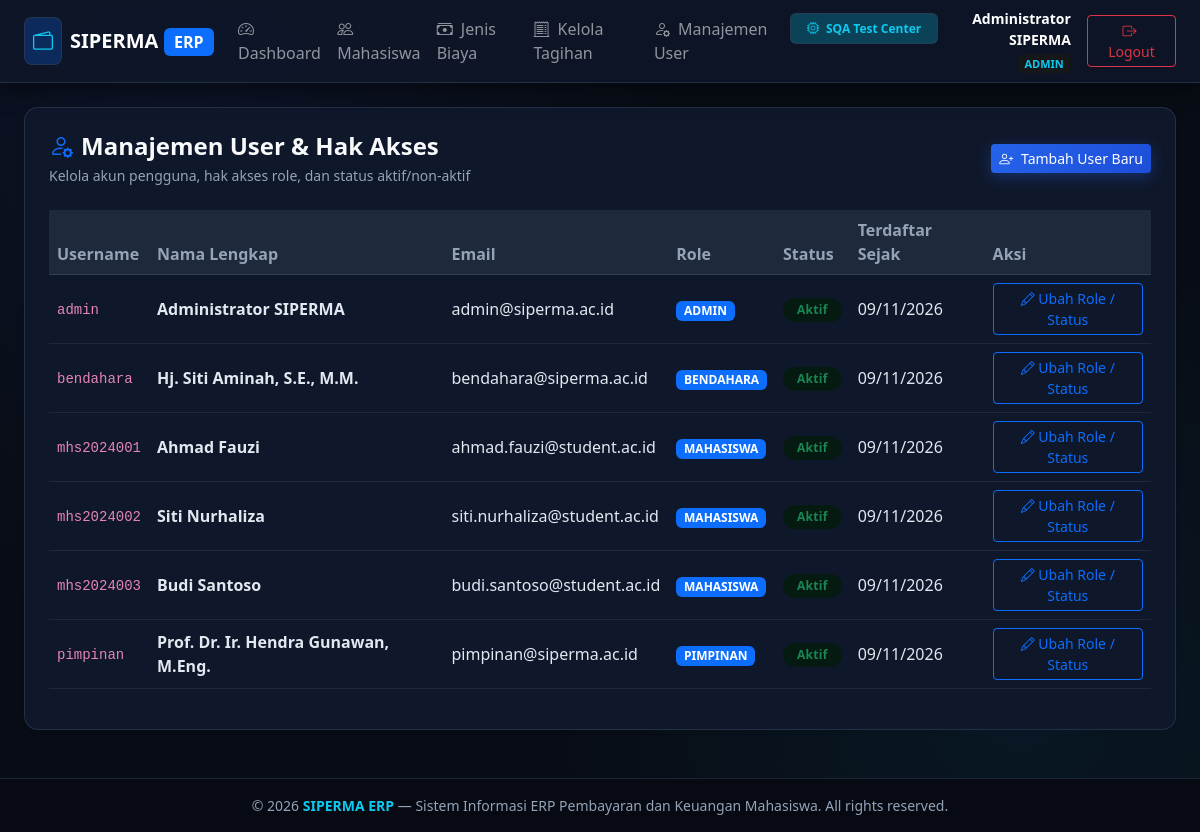
Page /admin/users (signed in) on the committed database.
### tables this page shows
CREATE TABLE users (
    id INTEGER PRIMARY KEY AUTOINCREMENT,
    username VARCHAR(50) UNIQUE NOT NULL,
    password VARCHAR(255) NOT NULL,
    name VARCHAR(100) NOT NULL,
    email VARCHAR(100) UNIQUE NOT NULL,
    role VARCHAR(20) NOT NULL CHECK(role IN ('admin', 'bendahara', 'mahasiswa', 'pimpinan')),
    status VARCHAR(20) DEFAULT 'active' CHECK(status IN ('active', 'inactive')),
    created_at DATETIME DEFAULT CURRENT_TIMESTAMP
);

### src/Views/admin/users.php (the view, shortened to what this page needs)
<?php $pageTitle = 'Manajemen User'; require_once __DIR__ . '/../layouts/header.php'; ?>
<div class="card card-custom bg-white p-3 p-md-4 shadow-sm mb-4">
    <div class="page-header-responsive mb-4">
        <div>
            <h4 class="fw-bold text-light mb-1"><i class="bi bi-person-gear me-2 text-primary"></i>Manajemen User & Hak Akses</h4>
            <p class="text-muted small mb-0">Kelola akun pengguna, hak akses role, dan status aktif/non-aktif</p>
        </div>
        <div class="page-actions-responsive">
            <button type="button" class="btn btn-primary btn-sm" data-bs-toggle="modal" data-bs-target="#modalTambahUser">
                <i class="bi bi-person-plus me-1"></i> Tambah User Baru
            </button>
        </div>
    </div>
    <div class="table-responsive">
        <table class="table table-hover table-custom align-middle">
            <thead>
                <tr>
                    <th>Username</th>
                    <th>Nama Lengkap</th>
                    <th>Email</th>
                    <th>Role</th>
                    <th>Status</th>
                    <th>Terdaftar Sejak</th>
                    <th>Aksi</th>
                </tr>
            </thead>
            <tbody>
                <?php if (empty($userList)): ?>
                <tr><td colspan="7" class="text-center text-muted py-4">Belum ada user</td></tr>
                <?php else: foreach ($userList as $u): ?>
                <tr>
                    <td><code><?= htmlspecialchars($u['username']) ?></code></td>
                    <td><strong><?= htmlspecialchars($u['name']) ?></strong></td>
                    <td><?= htmlspecialchars($u['email']) ?></td>
                    <td>
                        <span class="badge bg-primary text-uppercase"><?= htmlspecialchars($u['role']) ?></span>
                    </td>
                    <td>
                        <?php if ($u['status'] === 'active'): ?>
                            <span class="badge bg-success-subtle text-success badge-status">Aktif</span>
                        <?php else: ?>
                            <span class="badge bg-secondary-subtle text-secondary badge-status">Non-Aktif</span>
                        <?php endif; ?>
                    </td>
                    <td><?= date('d/m/Y', strtotime($u['created_at'])) ?></td>
                    <td>
                        <button type="button" class="btn btn-sm btn-outline-primary" data-bs-toggle="modal" data-bs-target="#modalEditUser<?= $u['id'] ?>">
                            <i class="bi bi-pencil"></i> Ubah Role / Status
                        </button>
                    </td>
                </tr>
                <?php endforeach; endif; ?>
            </tbody>
        </table>
    </div>
</div>
<?php require_once __DIR__ . '/../layouts/footer.php'; ?>

### src/Views/layouts/header.php (shortened to what this page needs)
<?php
$currentUser = $_SESSION['user'] ?? null;
$role = $currentUser['role'] ?? 'guest';
?>
<!DOCTYPE html>
<html lang="id" data-bs-theme="dark">
<head>
    <link href="https://cdn.jsdelivr.net/npm/bootstrap@5.3.3/dist/css/bootstrap.min.css" rel="stylesheet">
    <link rel="stylesheet" href="https://cdn.jsdelivr.net/npm/bootstrap-icons@1.11.3/font/bootstrap-icons.min.css">
</head>
<body>
<?php if ($currentUser): ?>
<nav class="navbar navbar-expand-lg navbar-dark navbar-custom sticky-top">
    <div class="container-fluid px-3 px-md-4">
        <a class="navbar-brand fw-bold d-flex align-items-center gap-2" href="/dashboard">
            <span class="d-inline-flex p-1 p-sm-2 rounded-3 bg-primary bg-opacity-25 text-info border border-info border-opacity-25">
                <i class="bi bi-wallet2 fs-5"></i>
            </span>
            <span class="fs-5 tracking-wide">SIPERMA <span class="badge bg-primary text-white fs-6">ERP</span></span>
        </a>
        <div class="collapse navbar-collapse" id="navMenu">
            <ul class="navbar-nav me-auto mb-2 mb-lg-0">
                <li class="nav-item">
                    <a class="nav-link" href="/dashboard"><i class="bi bi-speedometer2 me-1"></i> Dashboard</a>
                </li>
                <?php if ($role === 'admin'): ?>
                <li class="nav-item"><a class="nav-link" href="/admin/mahasiswa"><i class="bi bi-people me-1"></i> Mahasiswa</a></li>
                <li class="nav-item"><a class="nav-link" href="/admin/biaya"><i class="bi bi-cash-stack me-1"></i> Jenis Biaya</a></li>
                <li class="nav-item"><a class="nav-link" href="/admin/tagihan"><i class="bi bi-receipt-cutoff me-1"></i> Kelola Tagihan</a></li>
                <li class="nav-item"><a class="nav-link" href="/admin/users"><i class="bi bi-person-gear me-1"></i> Manajemen User</a></li>
                <?php endif; ?>
                <li class="nav-item ms-lg-2">
                    <a class="nav-link badge bg-info bg-opacity-25 text-info border border-info border-opacity-50 mt-1 px-3 py-2" href="/testing">
                        <i class="bi bi-cpu me-1"></i> <strong>SQA Test Center</strong>
                    </a>
                </li>
            </ul>
            <div class="d-flex align-items-center gap-3">
                <div class="text-end d-none d-md-block">
                    <div class="fw-semibold text-white small"><?= htmlspecialchars($currentUser['name'] ?? 'User') ?></div>
                    <span class="badge bg-secondary-subtle text-info text-uppercase" style="font-size: 11px;"><?= htmlspecialchars($currentUser['role'] ?? '') ?></span>
                </div>
                <a href="/logout" class="btn btn-outline-danger btn-sm px-3"><i class="bi bi-box-arrow-right me-1"></i> Logout</a>
            </div>
        </div>
    </div>
</nav>
<?php endif; ?>
<main class="py-3 py-md-4 flex-grow-1">
    <div class="container-fluid px-3 px-md-4">

### src/Views/layouts/header.php (style rules this page uses)
:root { --bg-dark: #07090e; --bg-surface: #0f172a; --bg-card: #131b2e; --border-color: #1e293b; --primary-accent: #3b82f6; --text-primary: #f8fafc; --text-muted: #94a3b8; }
*, *::before, *::after { box-sizing: border-box; }
html, body { overflow-x: hidden; max-width: 100vw; width: 100%; }
body { font-family: 'Segoe UI', system-ui, -apple-system, sans-serif; background: #080c14; background-image: radial-gradient(circle at 15% 15%, rgba(30, 58, 138, 0.15) 0%, transparent 40%), radial-gradient(circle at 85% 85%, rgba(14, 165, 233, 0.08) 0%, transparent 40%); background-attachment: fixed; color: #f1f5f9; min-height: 100vh; display: flex; flex-direction: column; }
.navbar-custom { background: rgba(15, 23, 42, 0.85); backdrop-filter: blur(12px); border-bottom: 1px solid rgba(51, 65, 85, 0.6); box-shadow: 0 4px 20px rgba(0,0,0,0.5); }
.card-custom { background-color: #0f172a; border: 1px solid rgba(51, 65, 85, 0.6); border-radius: 14px; box-shadow: 0 8px 30px rgba(0,0,0,0.4); color: #f1f5f9; transition: all 0.25s ease; }
.btn-primary { background: linear-gradient(135deg, #2563eb 0%, #1d4ed8 100%); border: none; box-shadow: 0 4px 15px rgba(37, 99, 235, 0.35); transition: all 0.2s ease; }
.table-custom { color: #f1f5f9 !important; }
.table-custom th { background-color: #1e293b !important; color: #94a3b8 !important; border-color: #334155 !important; font-weight: 600; }
.table-custom td { background-color: transparent !important; border-color: #1e293b !important; color: #e2e8f0 !important; }
.badge-status { padding: 6px 14px; border-radius: 20px; font-weight: 600; font-size: 12px; letter-spacing: 0.3px; }
.border-top, .border-bottom, .border { border-color: rgba(51, 65, 85, 0.6) !important; }
.bg-white { background-color: #0f172a !important; color: #f8fafc !important; }
.text-muted { color: #94a3b8 !important; }
.page-header-responsive { display: flex; flex-direction: column; gap: 12px; margin-bottom: 1.5rem; }
@media (min-width: 768px) { .page-header-responsive { flex-direction: row; justify-content: space-between; align-items: center; gap: 1rem; } }
.page-actions-responsive { display: flex; flex-wrap: wrap; gap: 8px; width: 100%; }
@media (min-width: 768px) { .page-actions-responsive { width: auto; } }
.page-actions-responsive .btn { flex: 1 1 auto; text-align: center; white-space: nowrap; }
@media (min-width: 768px) { .page-actions-responsive .btn { flex: 0 0 auto; } }

### rows in the picture
users: name "Administrator SIPERMA", role "ADMIN", username "admin", email "admin@siperma.ac.id", status "Aktif", created_at "09/11/2026"
users: username "bendahara", name "Hj. Siti Aminah, S.E., M.M.", email "bendahara@siperma.ac.id", role "BENDAHARA", status "Aktif", created_at "09/11/2026"
users: username "mhs2024001", name "Ahmad Fauzi", email "ahmad.fauzi@student.ac.id", role "MAHASISWA", status "Aktif", created_at "09/11/2026"
users: username "mhs2024002", name "Siti Nurhaliza", email "siti.nurhaliza@student.ac.id", role "MAHASISWA", status "Aktif", created_at "09/11/2026"
users: username "mhs2024003", name "Budi Santoso", email "budi.santoso@student.ac.id", role "MAHASISWA", status "Aktif", created_at "09/11/2026"
users: username "pimpinan", name "Prof. Dr. Ir. Hendra Gunawan, M.Eng.", email "pimpinan@siperma.ac.id", role "PIMPINAN", status "Aktif", created_at "09/11/2026"
